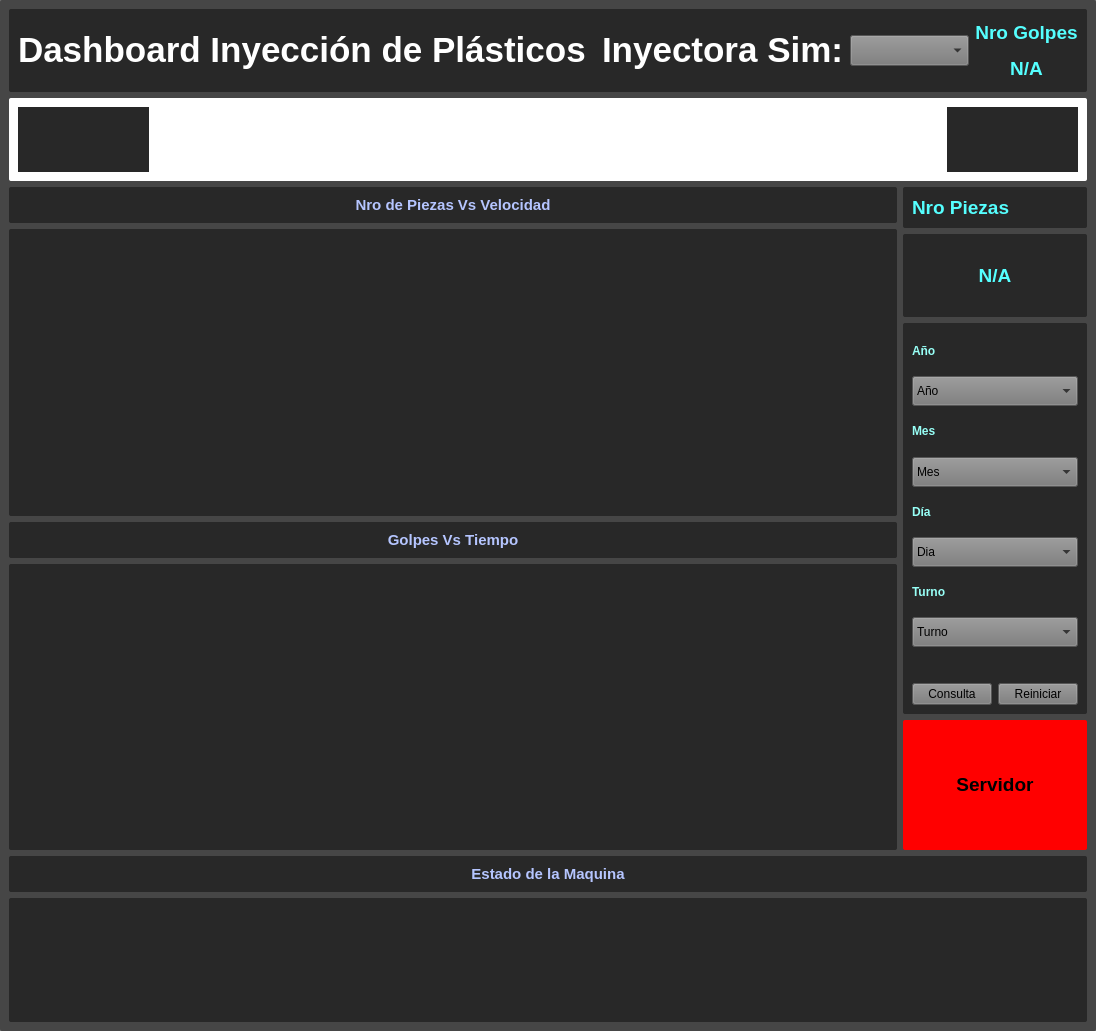
<?xml version="1.0" encoding="UTF-8"?>
<ui version="4.0">
 <class>MainWindow</class>
 <widget class="QMainWindow" name="MainWindow">
  <property name="geometry">
   <rect>
    <x>0</x>
    <y>0</y>
    <width>1096</width>
    <height>1031</height>
   </rect>
  </property>
  <property name="windowTitle">
   <string>MainWindow</string>
  </property>
  <property name="styleSheet">
   <string notr="true">*{
	
	background-color: rgb(120, 120, 120);
}
.QWidget{
	
	background-color: rgb(40, 40, 40);
	border-radius: 2;

}
.QLabel{
	background-color: rgb(40, 40, 40);
	font: bold;
}
QWidget#cp{
	
	background-color: rgb(70, 70, 70);
}
QWidget#Logos_1{
	background-color: rgb(255, 255, 255);
	border-radius: 2;
}
QWidget#Separador{
	background-color: rgb(255, 255, 255);
	border-radius: 2;
}

QPushButton#botonSql1:hover{
background-color: orange;
}

QPushButton#botonSql2:hover{
background-color: orange;
}</string>
  </property>
  <widget class="QWidget" name="cp">
   <property name="styleSheet">
    <string notr="true"/>
   </property>
   <layout class="QVBoxLayout" name="verticalLayout_10" stretch="1,1,8,2">
    <item>
     <widget class="QWidget" name="Titulo" native="true">
      <layout class="QHBoxLayout" name="horizontalLayout_4" stretch="10,4,4,3">
       <item>
        <widget class="QLabel" name="label_2">
         <property name="font">
          <font>
           <pointsize>26</pointsize>
           <weight>75</weight>
           <italic>false</italic>
           <bold>true</bold>
           <underline>false</underline>
           <strikeout>false</strikeout>
          </font>
         </property>
         <property name="text">
          <string>&lt;html&gt;&lt;head/&gt;&lt;body&gt;&lt;p&gt;&lt;span style=&quot; color:#ffffff;&quot;&gt;Dashboard Inyección de Plásticos     &lt;/span&gt;&lt;/p&gt;&lt;/body&gt;&lt;/html&gt;</string>
         </property>
        </widget>
       </item>
       <item>
        <widget class="QLabel" name="nroMaquina">
         <property name="font">
          <font>
           <pointsize>26</pointsize>
           <weight>75</weight>
           <italic>false</italic>
           <bold>true</bold>
           <underline>false</underline>
           <strikeout>false</strikeout>
          </font>
         </property>
         <property name="text">
          <string>&lt;html&gt;&lt;head/&gt;&lt;body&gt;&lt;p&gt;&lt;span style=&quot; color:#ffffff;&quot;&gt;Inyectora Sim:&lt;/span&gt;&lt;/p&gt;&lt;/body&gt;&lt;/html&gt;</string>
         </property>
        </widget>
       </item>
       <item>
        <widget class="QComboBox" name="comboBox">
         <property name="font">
          <font>
           <pointsize>14</pointsize>
          </font>
         </property>
        </widget>
       </item>
       <item>
        <layout class="QVBoxLayout" name="verticalLayout_6">
         <item>
          <widget class="QLabel" name="l_7">
           <property name="text">
            <string>&lt;html&gt;&lt;head/&gt;&lt;body&gt;&lt;p&gt;&lt;span style=&quot; font-size:14pt; color:#55ffff;&quot;&gt;Nro Golpes&lt;/span&gt;&lt;/p&gt;&lt;/body&gt;&lt;/html&gt;</string>
           </property>
           <property name="alignment">
            <set>Qt::AlignCenter</set>
           </property>
          </widget>
         </item>
         <item>
          <widget class="QLabel" name="l_g">
           <property name="text">
            <string>&lt;html&gt;&lt;head/&gt;&lt;body&gt;&lt;p&gt;&lt;span style=&quot; font-size:14pt; color:#55ffff;&quot;&gt;N/A&lt;/span&gt;&lt;/p&gt;&lt;/body&gt;&lt;/html&gt;</string>
           </property>
           <property name="alignment">
            <set>Qt::AlignCenter</set>
           </property>
          </widget>
         </item>
        </layout>
       </item>
      </layout>
     </widget>
    </item>
    <item>
     <widget class="QWidget" name="Logos_1" native="true">
      <property name="styleSheet">
       <string notr="true"/>
      </property>
      <layout class="QHBoxLayout" name="horizontalLayout_3" stretch="1,6,1">
       <item>
        <widget class="QLabel" name="label">
         <property name="styleSheet">
          <string notr="true">border-image: url(:/Logos Principales/Logo 1.jpg);</string>
         </property>
         <property name="text">
          <string/>
         </property>
        </widget>
       </item>
       <item>
        <widget class="QWidget" name="Separador" native="true">
         <property name="styleSheet">
          <string notr="true"/>
         </property>
        </widget>
       </item>
       <item>
        <widget class="QLabel" name="label_3">
         <property name="styleSheet">
          <string notr="true">border-image: url(:/Logos Principales/Logo 2.jpg);</string>
         </property>
         <property name="text">
          <string/>
         </property>
        </widget>
       </item>
      </layout>
     </widget>
    </item>
    <item>
     <layout class="QHBoxLayout" name="horizontalLayout" stretch="8,1">
      <item>
       <layout class="QVBoxLayout" name="verticalLayout_9">
        <property name="spacing">
         <number>6</number>
        </property>
        <item>
         <layout class="QVBoxLayout" name="verticalLayout_3" stretch="2,39">
          <item>
           <widget class="QWidget" name="wtXY2" native="true">
            <layout class="QGridLayout" name="gridLayout_3">
             <item row="0" column="0">
              <widget class="QLabel" name="l_pv">
               <property name="font">
                <font>
                 <pointsize>11</pointsize>
                 <weight>75</weight>
                 <italic>false</italic>
                 <bold>true</bold>
                </font>
               </property>
               <property name="text">
                <string>&lt;html&gt;&lt;head/&gt;&lt;body&gt;&lt;p&gt;&lt;span style=&quot; color:#b5c5ff;&quot;&gt;Nro de Piezas Vs Velocidad&lt;/span&gt;&lt;/p&gt;&lt;/body&gt;&lt;/html&gt;</string>
               </property>
               <property name="alignment">
                <set>Qt::AlignCenter</set>
               </property>
              </widget>
             </item>
            </layout>
           </widget>
          </item>
          <item>
           <widget class="QWidget" name="xy2" native="true"/>
          </item>
         </layout>
        </item>
        <item>
         <layout class="QVBoxLayout" name="verticalLayout_2" stretch="1,20">
          <item>
           <widget class="QWidget" name="wtXY1" native="true">
            <layout class="QGridLayout" name="gridLayout">
             <item row="0" column="0">
              <widget class="QLabel" name="l_gt">
               <property name="font">
                <font>
                 <pointsize>11</pointsize>
                 <weight>75</weight>
                 <italic>false</italic>
                 <bold>true</bold>
                </font>
               </property>
               <property name="text">
                <string>&lt;html&gt;&lt;head/&gt;&lt;body&gt;&lt;p&gt;&lt;span style=&quot; color:#b5c5ff;&quot;&gt;Golpes Vs Tiempo&lt;/span&gt;&lt;/p&gt;&lt;/body&gt;&lt;/html&gt;</string>
               </property>
               <property name="alignment">
                <set>Qt::AlignCenter</set>
               </property>
              </widget>
             </item>
            </layout>
           </widget>
          </item>
          <item>
           <widget class="QWidget" name="xy1" native="true"/>
          </item>
         </layout>
        </item>
       </layout>
      </item>
      <item>
       <layout class="QVBoxLayout" name="verticalLayout_7" stretch="1,3,1">
        <item>
         <layout class="QVBoxLayout" name="verticalLayout_4" stretch="1,2">
          <item>
           <widget class="QWidget" name="NroPiezas" native="true">
            <property name="styleSheet">
             <string notr="true"/>
            </property>
            <layout class="QVBoxLayout" name="verticalLayout_5" stretch="1">
             <item>
              <widget class="QLabel" name="l_5">
               <property name="text">
                <string>&lt;html&gt;&lt;head/&gt;&lt;body&gt;&lt;p&gt;&lt;span style=&quot; font-size:14pt; color:#55ffff;&quot;&gt;Nro Piezas&lt;/span&gt;&lt;/p&gt;&lt;/body&gt;&lt;/html&gt;</string>
               </property>
              </widget>
             </item>
            </layout>
           </widget>
          </item>
          <item>
           <widget class="QWidget" name="widget_2" native="true">
            <layout class="QGridLayout" name="gridLayout_6">
             <item row="0" column="0">
              <widget class="QLabel" name="l_p">
               <property name="font">
                <font>
                 <pointsize>8</pointsize>
                 <weight>75</weight>
                 <italic>false</italic>
                 <bold>true</bold>
                </font>
               </property>
               <property name="text">
                <string>&lt;html&gt;&lt;head/&gt;&lt;body&gt;&lt;p&gt;&lt;span style=&quot; font-size:14pt; color:#55ffff;&quot;&gt;N/A&lt;/span&gt;&lt;/p&gt;&lt;/body&gt;&lt;/html&gt;</string>
               </property>
               <property name="alignment">
                <set>Qt::AlignCenter</set>
               </property>
              </widget>
             </item>
            </layout>
           </widget>
          </item>
         </layout>
        </item>
        <item>
         <widget class="QWidget" name="widget_14" native="true">
          <layout class="QGridLayout" name="gridLayout_9">
           <item row="0" column="0">
            <layout class="QVBoxLayout" name="verticalLayout_8">
             <item>
              <widget class="QLabel" name="label_9">
               <property name="sizePolicy">
                <sizepolicy hsizetype="Minimum" vsizetype="Minimum">
                 <horstretch>0</horstretch>
                 <verstretch>0</verstretch>
                </sizepolicy>
               </property>
               <property name="font">
                <font>
                 <weight>75</weight>
                 <italic>false</italic>
                 <bold>true</bold>
                </font>
               </property>
               <property name="text">
                <string>&lt;html&gt;&lt;head/&gt;&lt;body&gt;&lt;p&gt;&lt;span style=&quot; color:#97fff6;&quot;&gt;Año&lt;/span&gt;&lt;/p&gt;&lt;/body&gt;&lt;/html&gt;</string>
               </property>
              </widget>
             </item>
             <item>
              <widget class="QComboBox" name="year">
               <property name="sizePolicy">
                <sizepolicy hsizetype="Preferred" vsizetype="Maximum">
                 <horstretch>0</horstretch>
                 <verstretch>0</verstretch>
                </sizepolicy>
               </property>
               <property name="minimumSize">
                <size>
                 <width>0</width>
                 <height>30</height>
                </size>
               </property>
               <item>
                <property name="text">
                 <string>Año</string>
                </property>
               </item>
              </widget>
             </item>
             <item>
              <widget class="QLabel" name="label_10">
               <property name="sizePolicy">
                <sizepolicy hsizetype="Minimum" vsizetype="Minimum">
                 <horstretch>0</horstretch>
                 <verstretch>0</verstretch>
                </sizepolicy>
               </property>
               <property name="font">
                <font>
                 <weight>75</weight>
                 <italic>false</italic>
                 <bold>true</bold>
                </font>
               </property>
               <property name="text">
                <string>&lt;html&gt;&lt;head/&gt;&lt;body&gt;&lt;p&gt;&lt;span style=&quot; color:#97fff6;&quot;&gt;Mes&lt;/span&gt;&lt;/p&gt;&lt;/body&gt;&lt;/html&gt;</string>
               </property>
              </widget>
             </item>
             <item>
              <widget class="QComboBox" name="month">
               <property name="sizePolicy">
                <sizepolicy hsizetype="Preferred" vsizetype="Maximum">
                 <horstretch>0</horstretch>
                 <verstretch>0</verstretch>
                </sizepolicy>
               </property>
               <property name="minimumSize">
                <size>
                 <width>0</width>
                 <height>30</height>
                </size>
               </property>
               <item>
                <property name="text">
                 <string>Mes</string>
                </property>
               </item>
              </widget>
             </item>
             <item>
              <widget class="QLabel" name="label_11">
               <property name="sizePolicy">
                <sizepolicy hsizetype="Minimum" vsizetype="Minimum">
                 <horstretch>0</horstretch>
                 <verstretch>0</verstretch>
                </sizepolicy>
               </property>
               <property name="font">
                <font>
                 <weight>75</weight>
                 <italic>false</italic>
                 <bold>true</bold>
                </font>
               </property>
               <property name="text">
                <string>&lt;html&gt;&lt;head/&gt;&lt;body&gt;&lt;p&gt;&lt;span style=&quot; color:#97fff6;&quot;&gt;Día&lt;/span&gt;&lt;/p&gt;&lt;/body&gt;&lt;/html&gt;</string>
               </property>
              </widget>
             </item>
             <item>
              <widget class="QComboBox" name="day">
               <property name="sizePolicy">
                <sizepolicy hsizetype="Preferred" vsizetype="Maximum">
                 <horstretch>0</horstretch>
                 <verstretch>0</verstretch>
                </sizepolicy>
               </property>
               <property name="minimumSize">
                <size>
                 <width>0</width>
                 <height>30</height>
                </size>
               </property>
               <item>
                <property name="text">
                 <string>Dia</string>
                </property>
               </item>
              </widget>
             </item>
             <item>
              <widget class="QLabel" name="label_12">
               <property name="sizePolicy">
                <sizepolicy hsizetype="Minimum" vsizetype="Minimum">
                 <horstretch>0</horstretch>
                 <verstretch>0</verstretch>
                </sizepolicy>
               </property>
               <property name="font">
                <font>
                 <weight>75</weight>
                 <italic>false</italic>
                 <bold>true</bold>
                </font>
               </property>
               <property name="text">
                <string>&lt;html&gt;&lt;head/&gt;&lt;body&gt;&lt;p&gt;&lt;span style=&quot; color:#97fff6;&quot;&gt;Turno&lt;/span&gt;&lt;/p&gt;&lt;/body&gt;&lt;/html&gt;</string>
               </property>
              </widget>
             </item>
             <item>
              <widget class="QComboBox" name="turno">
               <property name="sizePolicy">
                <sizepolicy hsizetype="Preferred" vsizetype="Maximum">
                 <horstretch>0</horstretch>
                 <verstretch>0</verstretch>
                </sizepolicy>
               </property>
               <property name="minimumSize">
                <size>
                 <width>0</width>
                 <height>30</height>
                </size>
               </property>
               <item>
                <property name="text">
                 <string>Turno</string>
                </property>
               </item>
              </widget>
             </item>
             <item>
              <layout class="QHBoxLayout" name="horizontalLayout_2">
               <property name="topMargin">
                <number>30</number>
               </property>
               <item>
                <widget class="QPushButton" name="botonSql1">
                 <property name="styleSheet">
                  <string notr="true"/>
                 </property>
                 <property name="text">
                  <string>Consulta</string>
                 </property>
                </widget>
               </item>
               <item>
                <widget class="QPushButton" name="botonSql2">
                 <property name="text">
                  <string>Reiniciar</string>
                 </property>
                </widget>
               </item>
              </layout>
             </item>
            </layout>
           </item>
          </layout>
         </widget>
        </item>
        <item>
         <widget class="QWidget" name="servidor" native="true">
          <property name="styleSheet">
           <string notr="true">background-color: rgb(255, 0, 0);</string>
          </property>
          <layout class="QGridLayout" name="gridLayout_2">
           <item row="0" column="0">
            <widget class="QLabel" name="l_servidor">
             <property name="text">
              <string>&lt;html&gt;&lt;head/&gt;&lt;body&gt;&lt;p&gt;&lt;span style=&quot; font-size:14pt; color:#000000;&quot;&gt;Servidor&lt;/span&gt;&lt;/p&gt;&lt;/body&gt;&lt;/html&gt;</string>
             </property>
             <property name="alignment">
              <set>Qt::AlignCenter</set>
             </property>
            </widget>
           </item>
          </layout>
         </widget>
        </item>
       </layout>
      </item>
     </layout>
    </item>
    <item>
     <layout class="QVBoxLayout" name="verticalLayout" stretch="1,6">
      <item>
       <widget class="QWidget" name="maquina" native="true">
        <layout class="QGridLayout" name="gridLayout_10">
         <item row="0" column="0">
          <widget class="QLabel" name="label_13">
           <property name="font">
            <font>
             <pointsize>11</pointsize>
             <weight>75</weight>
             <italic>false</italic>
             <bold>true</bold>
            </font>
           </property>
           <property name="text">
            <string>&lt;html&gt;&lt;head/&gt;&lt;body&gt;&lt;p&gt;&lt;span style=&quot; color:#b5c5ff;&quot;&gt;Estado de la Maquina&lt;/span&gt;&lt;/p&gt;&lt;/body&gt;&lt;/html&gt;</string>
           </property>
           <property name="alignment">
            <set>Qt::AlignCenter</set>
           </property>
          </widget>
         </item>
        </layout>
       </widget>
      </item>
      <item>
       <widget class="QWidget" name="barras" native="true"/>
      </item>
     </layout>
    </item>
   </layout>
  </widget>
 </widget>
 <resources>
  <include location="Iconos/Logos/Logos.qrc"/>
 </resources>
 <connections/>
</ui>
